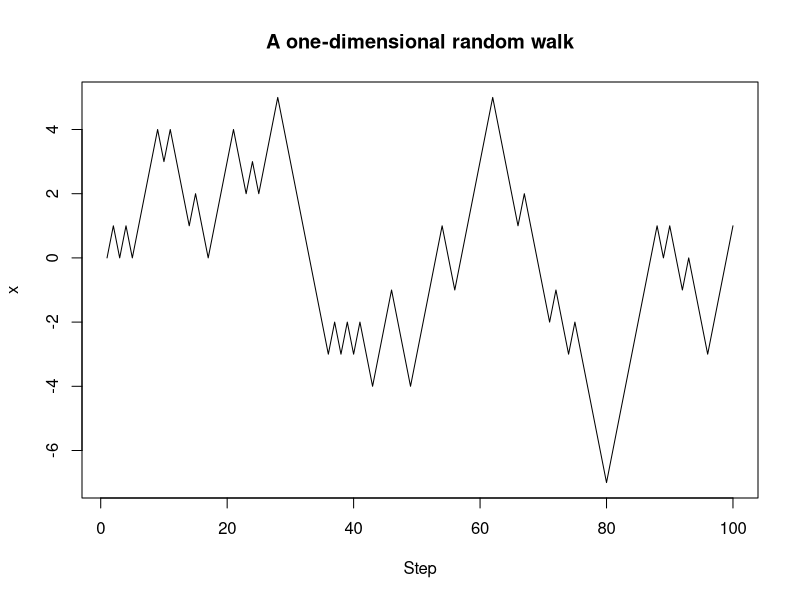
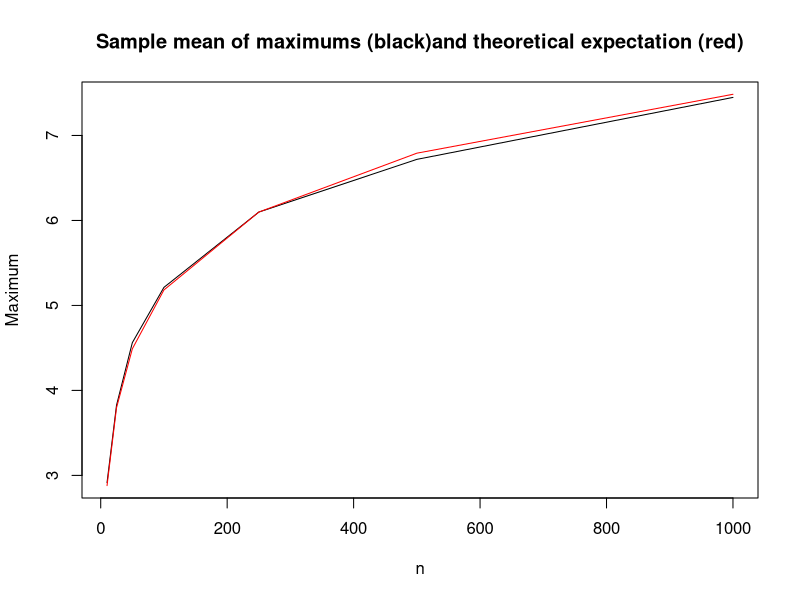
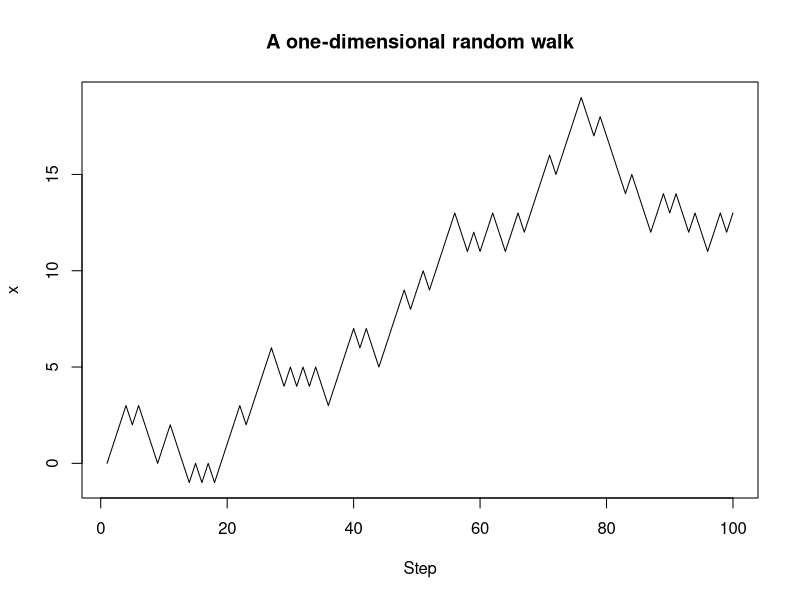
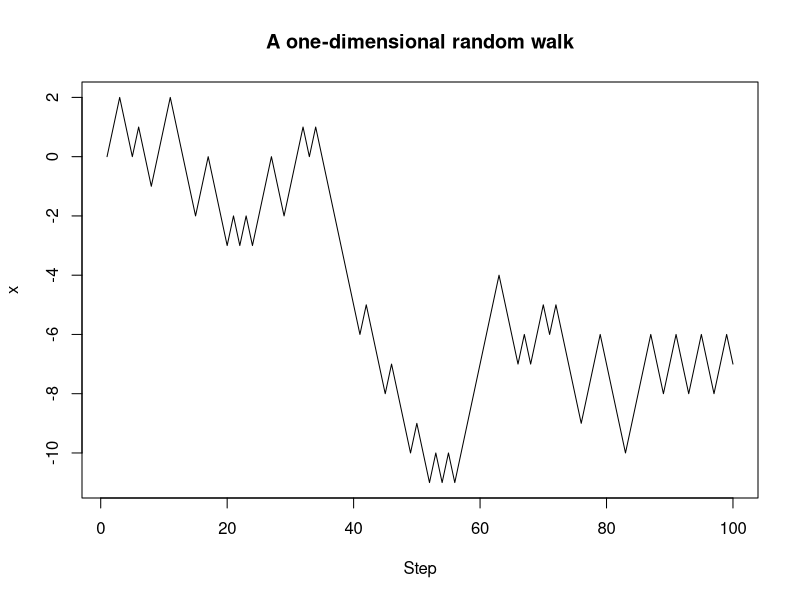
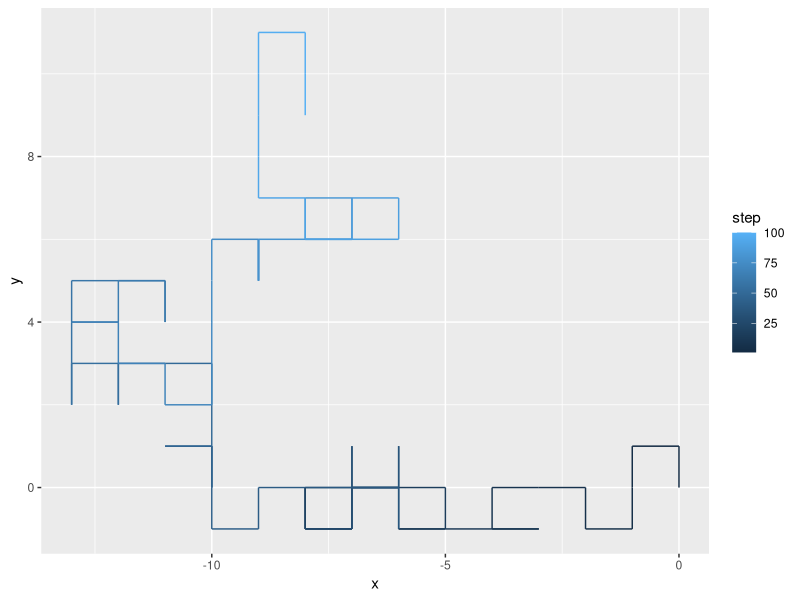

Recreate these plots in R, in order.
## ---- chunk 1
#| echo: TRUE
#| eval: TRUE
#| cache: TRUE
#| message: FALSE
#| warning: FALSE
library(tidyverse)
random_points <- data.frame(x = runif(100000, -1, 1),
                            y = runif(100000, -1, 1))
random_points |> summarize(pi_est = 4 * mean(x^2 + y^2 <= 1))
## ---- chunk 2
#| echo: TRUE
#| eval: TRUE
#| cache: TRUE
take_step <- function() {
  return(sample(c(1, -1), 1))
}
walk_randomly <- function(start, n_steps) {
  if (n_steps <= 1) {
    return(start)
  }
  x <- c(start, walk_randomly(start + take_step(), n_steps - 1))
  return(x)
}
plot(1:100, walk_randomly(0, 100), type = "l",
     xlab = "Step", ylab = "x",
     main = "A one-dimensional random walk")
## ---- chunk 3
#| echo: TRUE
#| eval: TRUE
rnorm(n = 1, mean = 0, sd = 1)
## ---- chunk 4
#| echo: TRUE
#| eval: TRUE
pnorm(q = 1, mean = 0, sd = 1)
## ---- chunk 5
#| echo: TRUE
#| eval: TRUE
qnorm(p = .75, mean = 0, sd = 1)
## ---- chunk 6
#| echo: TRUE
#| eval: TRUE
dnorm(x = .5, mean = 0, sd = 1)
## ---- chunk 7
#| echo: TRUE
#| eval: TRUE
2 * (1 - pnorm(q = 1.24, mean = 0, sd = 1))
## ---- chunk 8
#| echo: TRUE
#| eval: TRUE
2 * pnorm(q = 2.12, mean = 0, sd = 1)
## ---- chunk 9
#| echo: TRUE
#| eval: TRUE
set.seed(1022)
rnorm(n = 1, mean = 0, sd = 1)
## ---- chunk 10
#| echo: TRUE
#| eval: TRUE
#| error: TRUE
n_sim <- 1000
n <- 100
exp_X <- numeric(n_sim)
for (i in 1:n_sim) {
  exp_X[i] <- exp(rnorm(n))
}
mean(exp_X)
## ---- chunk 11
#| echo: TRUE
#| eval: TRUE
set.seed(1022)
n_sim <- 1000
n <- 10
maxes <- numeric(n_sim)
for (i in 1:n_sim) {
  maxes[i] <- max(rexp(n, rate = 1))
}
mean(maxes)
## ---- chunk 12
#| echo: TRUE
#| eval: TRUE
n_sim <- 1000
n <- 100
maxes <- numeric(n_sim)
for (i in 1:n_sim) {
  maxes[i] <- max(rexp(n, rate = 1))
}
mean(maxes)
## ---- chunk 13
#| echo: TRUE
#| eval: TRUE
replicate(10, rexp(10)) # matrix output
replicate(10, max(rexp(10))) # vector output
## ---- chunk 14
#| echo: TRUE
#| eval: TRUE
maxes <- replicate(1000, max(rexp(n)))
mean(maxes)
## ---- chunk 15
#| echo: TRUE
#| eval: TRUE
#| cache: TRUE
n_sim <- 1000
n_values <- c(10, 25, 50, 100, 250, 500, 1000)
max_by_n <- c()
for (n in n_values) {
  maxes <- numeric(n_sim)
  for (i in 1:n_sim) {
    maxes[i] <- max(rexp(n, rate = 1))
  }
  max_by_n <- c(max_by_n, mean(maxes))
}
max_by_n
## ---- chunk 16
#| echo: TRUE
#| eval: TRUE
#| cache: TRUE
max_by_n <- vapply(
  n_values, 
  function(n) mean(replicate(n_sim, max(rexp(n, rate = 1)))), 
  numeric(1)
)
max_by_n
## ---- chunk 17
#| echo: TRUE
#| eval: TRUE
#| cache: TRUE
plot(n_values, max_by_n,
     type = "l",
     xlab = "n", ylab = "Maximum",
     main = paste0("Sample mean of maximums (black)",
                   "and theoretical expectation (red)"))
lines(n_values, -digamma(1) + log(n_values), col = "red")
## ---- chunk 18
#| echo: TRUE
#| eval: TRUE
#| cache: TRUE
set.seed(123)
n_steps <- 100
x <- numeric(n_steps)
x[1] <- 0
for (i in 2:n_steps) {
  x[i] <- x[i - 1] + sample(c(1, -1), 1)
}
## ---- chunk 19
#| echo: TRUE
#| eval: TRUE
#| cache: TRUE
plot(1:n_steps, x, type = "l",
     xlab = "Step", ylab = "x",
     main = "A one-dimensional random walk")
## ---- chunk 20
#| echo: TRUE
#| eval: TRUE
#| cache: TRUE
take_step <- function() {
  return(sample(c(1, -1), 1))
}
walk_randomly <- function(start, n_steps) {
  if (n_steps <= 1) {
    return(start)
  }
  x <- c(start, walk_randomly(start + take_step(), n_steps - 1))
  return(x)
}
plot(1:100, walk_randomly(0, 100), type = "l",
     xlab = "Step", ylab = "x",
     main = "A one-dimensional random walk")
## ---- chunk 21
#| echo: TRUE
#| eval: TRUE
#| cache: TRUE
take_step_2d <- function() {
  steps <- rbind(c(0, 1),
                 c(0, -1), 
                 c(1, 0),
                 c(-1, 0))
  return(steps[sample(1:4, 1), ])
}
walk_randomly_2d <- function(start, n_steps) {
  if (n_steps <= 1) {
    return(start)
  }
  x <- rbind(start, walk_randomly_2d(start + take_step_2d(), n_steps - 1))
  rownames(x) <- NULL
  return(x)
}
n_steps <- 100
coords <- walk_randomly_2d(c(0, 0), n_steps)
coords
## ---- chunk 22
#| echo: TRUE
#| eval: TRUE
#| cache: TRUE
library(ggplot2)
coords_dat <- data.frame(x = coords[, 1],
                         y = coords[, 2],
                         step = 1:n_steps)
ggplot(coords_dat, aes(x = x, y = y, color = step)) + geom_path()
## ---- chunk 23
knitr::knit_exit()
## ---- chunk 24
#| echo: TRUE
#| eval: TRUE
#| cache: TRUE
library(gganimate)
anim_walk <- ggplot(coords_dat, aes(x = x, y = y, color = step)) +
  geom_path() +
  transition_reveal(along = step)
animate(anim_walk)
